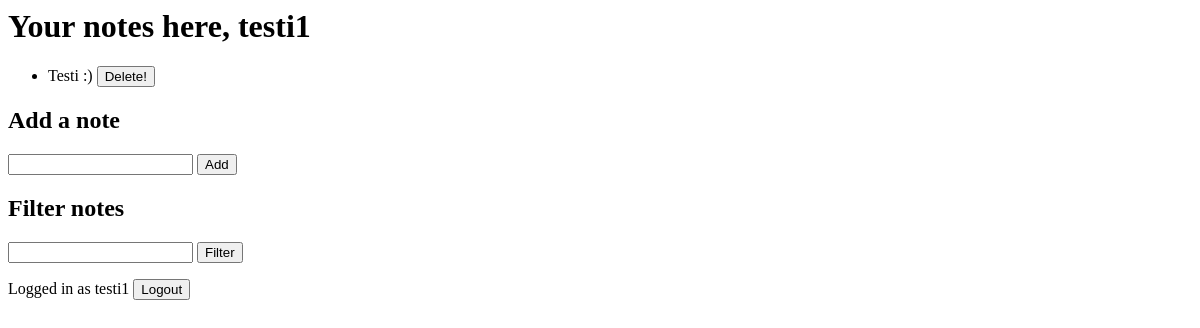
Page /notes/ (signed in) on the earlier database version.
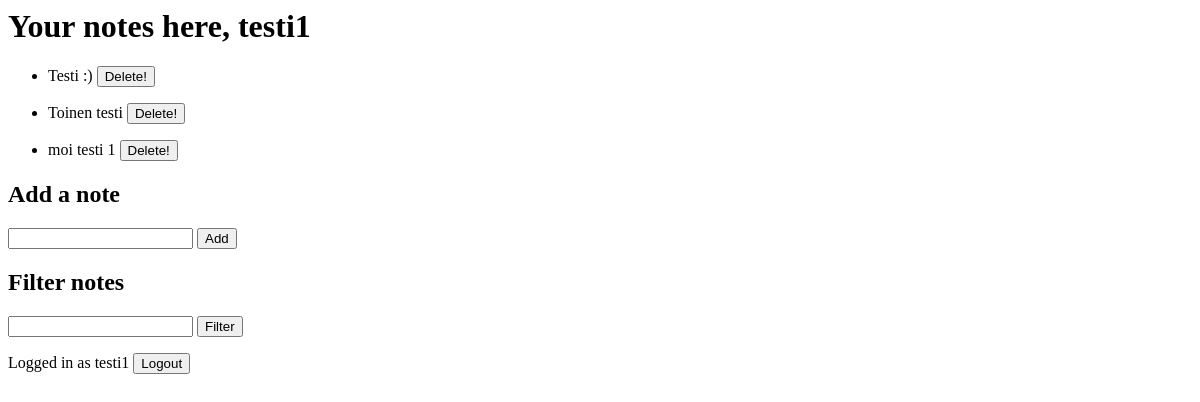
Same page on the later database version.
### notes/models.py (models this page shows, shortened)
class Note(models.Model):
    text = models.CharField(max_length = 500)
    owner = models.ForeignKey(User, on_delete=models.CASCADE)

### notes/views.py (the view)
# urls.py: path("", views.index, name="index"),
@login_required
def index(request):
    notes_list = list(Note.objects.filter(owner = request.user))
    for index, note in enumerate(notes_list):
        if note.text.startswith("http"): #Flaw 5 correction: replace this row with --> if any(note.text.startswith(allowed_url) for allowed_url in allowed_urls)
            notes_list[index] = Note(id = note.id, text = requests.get(note.text).text)
    context = {'notes_list':notes_list, "user":request.user}
    return render(request, "notes/index.html", context)

### notes/templates/notes/index.html (shortened to what this page needs)
<h1>Your notes here, {{user}}</h1>
{% if notes_list %}
    <ul>
    {% for note in notes_list %}
        <li>
            <form action="/notes/delete/{{note.id}}" method="POST">
                {{note.text}}
                <input type="submit" value="Delete!"">
            </form>
        </li>
    {% endfor %}
    </ul>
{% else %}
    <p>You have no notes :(</p>
{% endif %}
<h2>Add a note</h2>
<form action="/notes/add/" method="POST">
    <input type="text" name="note">
    <input type="submit" value="Add">
</form>
<h2>Filter notes</h2>
<form action="/notes/filter/" method="GET">
    <input type="text" name="filter_word">
    <input type="submit" value="Filter">
</form>
<form action='/notes/logout/' method="POST">
    Logged in as {{user}}
    <input type="submit" value="Logout"/>
</form>

Differences in the rows shown:
added Note: text "Toinen testi"
added Note: text "moi testi 1"
